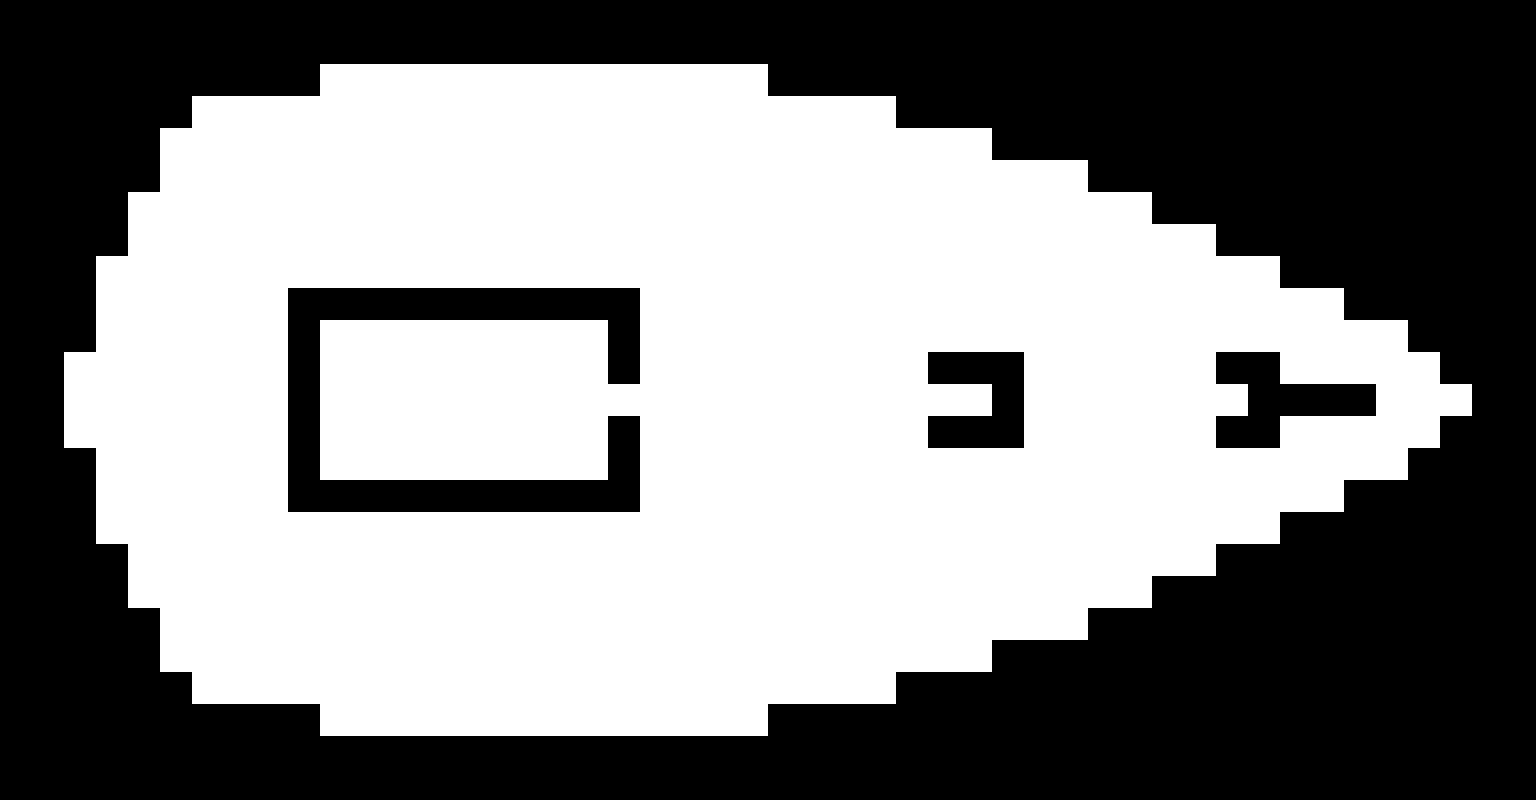

Below is a game level as drawn by its tile map, then a one-line description and the .tmx that defines it (tile-layer data replaced by summaries):
An orthogonal 48x25 tile map with 32x32 px tiles, 2 tile layers (floor, walls) and 8 objects (down, cannon, control, spawn-player, spawn-mechanic, ...).

<map version="1.0" orientation="orthogonal" width="48" height="25" tilewidth="32" tileheight="32">
 <tileset firstgid="1" name="ph-tiles" tilewidth="32" tileheight="32">
  <image source="ph-tiles.png" width="1024" height="1024" />
 </tileset>
 <layer name="floor" width="48" height="25">
  <data>[1200 cells, 678 non-empty, 1 distinct tile ids]</data>
 </layer>
 <layer name="walls" width="48" height="25">
  <data>[1200 cells, 146 non-empty, 1 distinct tile ids]</data>
 </layer>
 <objectgroup name="places" width="48" height="25">
  <object name="down" x="929" y="380" width="64" height="40">
   <properties>
    <property name="auto" value="true" />
   </properties>
  </object>
  <object name="cannon" x="1216" y="377" width="38" height="45">
   <properties>
    <property name="auto" value="true" />
   </properties>
  </object>
  <object name="control" x="609" y="377" width="29" height="48">
   <properties>
    <property name="auto" value="true" />
   </properties>
  </object>
  <object name="spawn-player" x="295" y="584" width="25" height="27" />
  <object name="spawn-mechanic" x="440" y="523" width="25" height="29" />
  <object name="spawn-scientist" x="532" y="617" width="20" height="24" />
  <object name="spawn-writer" x="154" y="374" width="24" height="26" />
  <object name="spawn-policeman" x="668" y="609" width="26" height="29" />
 </objectgroup>
</map>